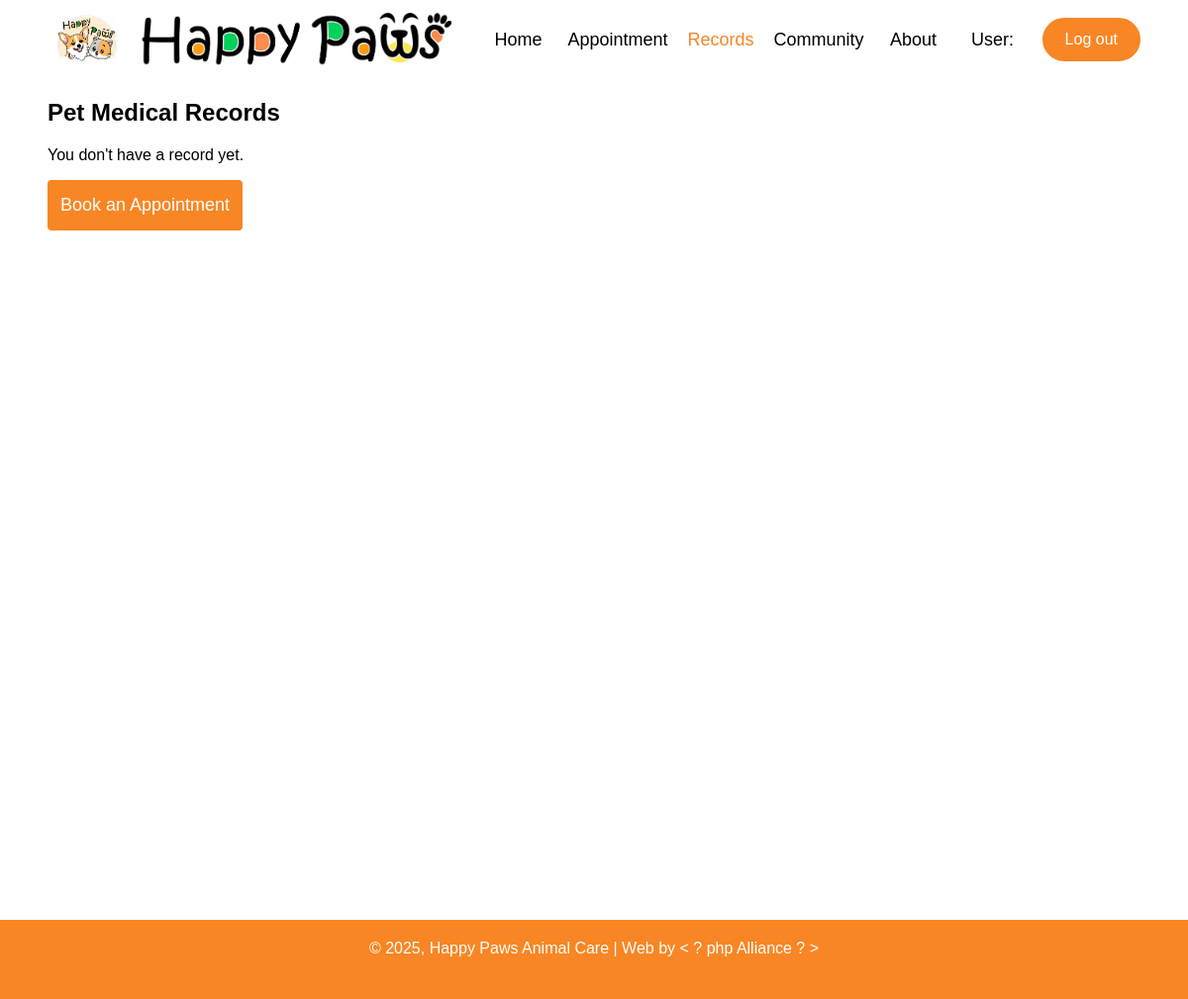
/records.php (signed in), run on an earlier commit of the app's database.
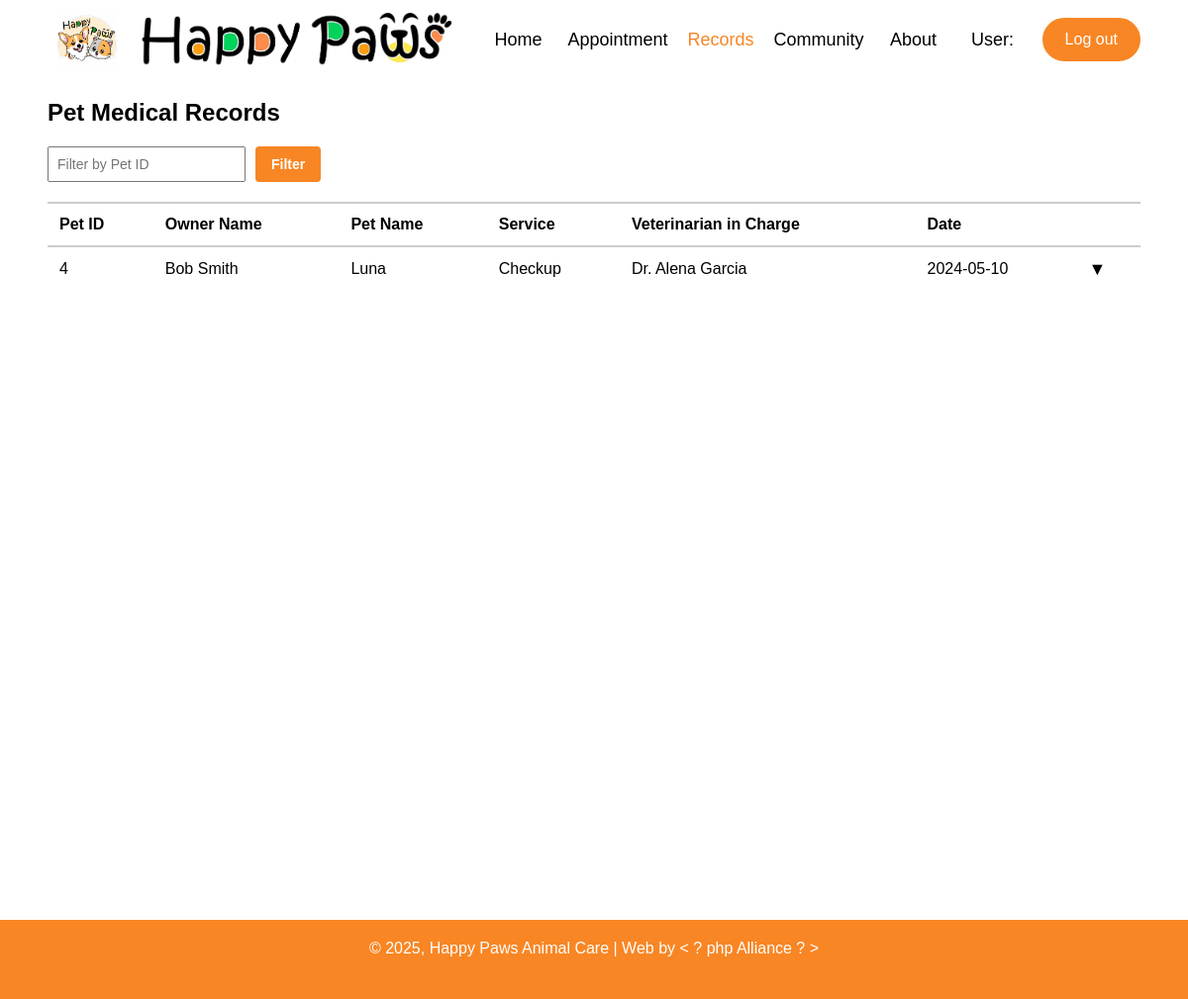
And on a later commit of the database.
### tables this page shows
CREATE TABLE IF NOT EXISTS records (
    id INT AUTO_INCREMENT PRIMARY KEY,
    user_id INT NOT NULL,
    pet_id INT NOT NULL,
    service VARCHAR(100) NOT NULL,
    vet_in_charge VARCHAR(100) NOT NULL,
    visit_date DATE NOT NULL,
    detailed_report LONGTEXT,
    FOREIGN KEY (pet_id) REFERENCES pets(id) ON DELETE CASCADE,
    FOREIGN KEY (user_id) REFERENCES users(id) ON DELETE CASCADE
);

CREATE TABLE IF NOT EXISTS pets (
    id INT AUTO_INCREMENT PRIMARY KEY,
    user_id INT NOT NULL,
    name VARCHAR(50) NOT NULL,
    type VARCHAR(20) NOT NULL,
    FOREIGN KEY (user_id) REFERENCES users(id) ON DELETE CASCADE
);

### records.php (the view, shortened to what this page needs)
<?php
include("includes/header.php");
$mysqli = new mysqli("localhost", "root", "", "happy_paws");
$filter = isset($_GET['pet_id']) && $_GET['pet_id'] !== '' ? (int)$_GET['pet_id'] : null;
$user_id = $_SESSION['user_id'];
$role = $_SESSION['role'];
$query = "
    SELECT
        records.*,
        pets.name AS pet_name,
        CONCAT(users.fname, ' ', users.lname) AS owner_name
    FROM records
    JOIN pets ON records.pet_id = pets.id
    JOIN users ON records.user_id = users.id
";
if ($role !== 'admin') {
    $query .= " WHERE records.user_id = $user_id";
} else {
    if ($filter) {
        $query .= " WHERE records.pet_id = $filter";
    }
}
$result = $mysqli->query($query);
?>
<!DOCTYPE html>
<html>
<head>
    <link id="stylesheet" rel="stylesheet" href="css/hahastyle.css">
</head>
<body>
    <div class="page-wrapper">
        <main class="container">
            <h2>Pet Medical Records</h2>
            <?php $missing = $result && $result->num_rows > 0; ?>
            <?php if ($missing): ?>
                <form class="filter-form" method="GET" action="">
                    <div class="filter-buttons">
                        <input type="number" name="pet_id" placeholder="Filter by Pet ID" value="<?= htmlspecialchars($filter) ?>">
                        <button type="submit" class="filter-btn">Filter</button>
                    </div>
                </form>
            <?php endif; ?>
            <?php if ($missing): ?>
                <table>
                    <thead>
                        <tr>
                            <th>Pet ID</th>
                            <th>Owner Name</th>
                            <th>Pet Name</th>
                            <th>Service</th>
                            <th>Veterinarian in Charge</th>
                            <th>Date</th>
                            <th></th>
                        </tr>
                    </thead>
                    <tbody>
                        <?php while ($row = $result->fetch_assoc()): ?>
                            <tr>
                                <td><?= htmlspecialchars($row['pet_id']) ?></td>
                                <td><?= htmlspecialchars($row['owner_name']) ?></td>
                                <td><?= htmlspecialchars($row['pet_name']) ?></td>
                                <td><?= htmlspecialchars($row['service']) ?></td>
                                <td><?= htmlspecialchars($row['vet_in_charge']) ?></td>
                                <td><?= htmlspecialchars($row['visit_date']) ?></td>
                                <td class="toggle-arrow" onclick="toggleDetails(this)">&#x25BC;</td>
                            </tr>
                            <tr class="details-row">
                                <td colspan="7">
                                </td>
                            </tr>
                        <?php endwhile; ?>
                    </tbody>
                </table>
            <?php else: ?>
                <div class="hero-text">
                    <p>You don't have a record yet.</p>
                    <a href="/AppPaws/appointment.php" class="<?php echo ($current == 'appointment.php') ? 'active' : ''; ?>">Book an Appointment</a>
                </div>
            <?php endif; ?>
        </main>
    </div>
    <?php include_once("includes/footer.php"); ?>
</body>
</html>

What changed in the data, as far as the page shows it:
added records: pet "4", owner_name "Bob Smith", pet.name "Luna", service "Checkup", vet_in_charge "Dr. Alena Garcia", visit_date "2024-05-10"
Also different on the page:
text no longer shown: "You don't have a record yet. Book an Appointment"
text now shown: "Filter Pet ID Owner Name Pet Name Service Veterinarian in Charge Date"
